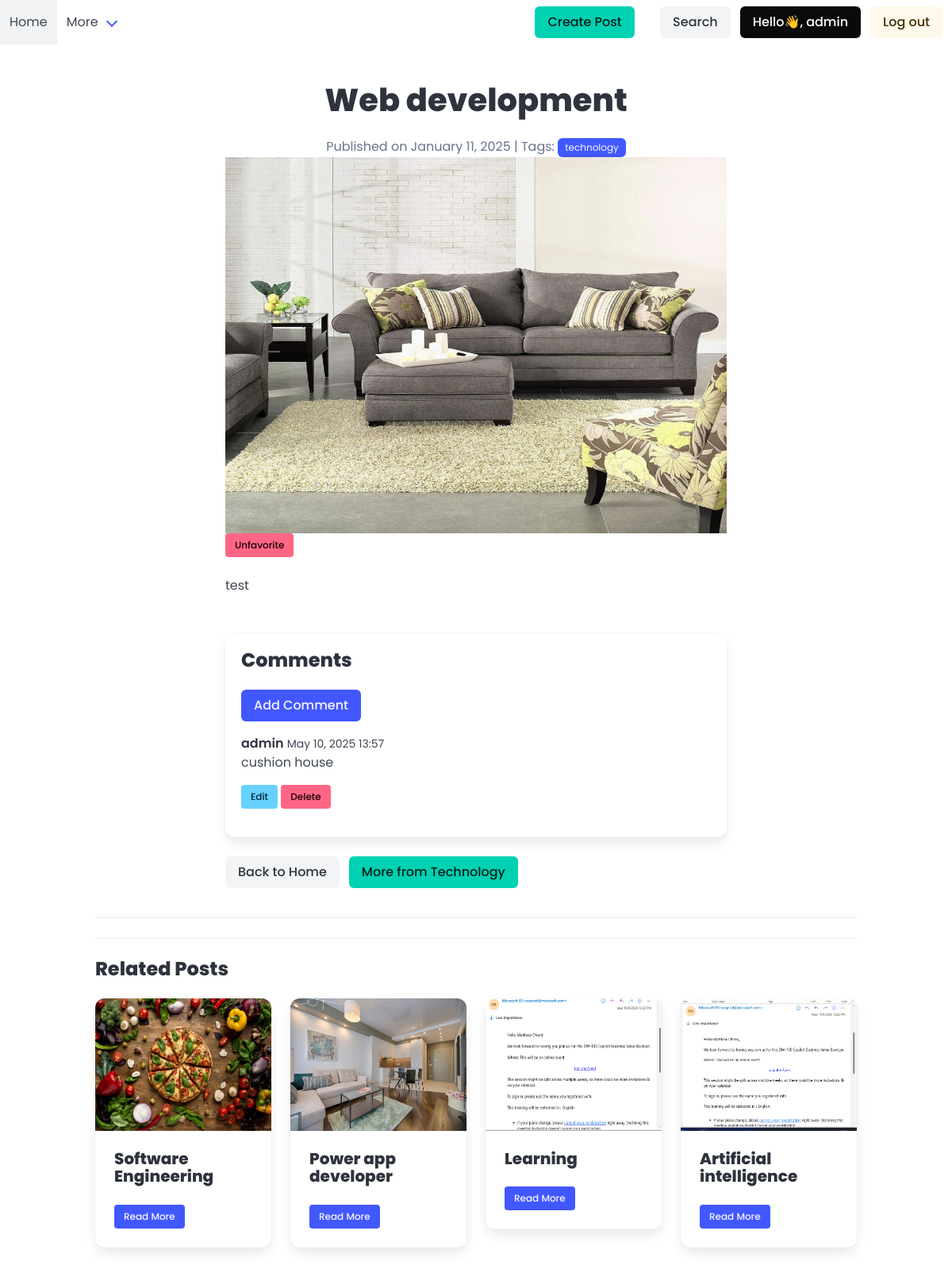
Page /web-development/ (signed in) on the committed database.
### base/models.py (models this page shows, shortened)
class Post(models.Model):
    title = models.CharField(max_length=300,verbose_name='Title')
    slug = models.SlugField(unique=True)
    content = RichTextUploadingField(verbose_name='Content')
    author = models.CharField(verbose_name="Created by", default="Anonymous",max_length=200)
    status = models.CharField(choices =STATUS_CHOICES,default='draft',max_length=10,verbose_name='status')
    publication_date = models.DateTimeField(verbose_name='Created',default=now)
    category = models.ForeignKey(Category,on_delete= models.CASCADE,verbose_name='Category')
    picture = models.ImageField(upload_to='uploads/%Y/%m/%d',null=True,blank=True)
    tags = models.ManyToManyField(Tag)
    likes = models.PositiveIntegerField(default=0)
    class Meta:
        verbose_name='Post'
        verbose_name_plural = 'Posts'
    def get_absolute_url(self):
        return reverse("bulletins",args=[self.slug])

class Tag(models.Model):
    title = models.CharField(max_length=200,verbose_name='Tag')
    slug = models.SlugField(max_length=200,unique=True)
    class Meta:
        verbose_name='Tag'
        verbose_name_plural = 'Tags'

class Comment(models.Model):
    user = models.ForeignKey(User,on_delete=models.CASCADE,null=True,blank=True)
    text = models.CharField(max_length=1000,verbose_name='Comment')
    post = models.ForeignKey(Post,on_delete=models.CASCADE,related_name='comments')
    created = models.DateTimeField(auto_now_add=True)
    class Meta:
        ordering = ['-created']

class Category(models.Model):
    title = models.CharField(max_length=100,verbose_name='Title')
    slug = models.SlugField(unique=True,max_length=200)
    class Meta:
        verbose_name='Category'
        verbose_name_plural = 'Categories'

### base/views.py (the view)
# urls.py: path('<slug:post_slug>/',views.PostDetails,name='bulletins'),
@login_required
def PostDetails(request, post_slug):
    post = get_object_or_404(Post, slug=post_slug)
    comments = Comment.objects.filter(post=post).order_by('-created')
    profile = Profile.objects.get(user=request.user)
    is_favorite = profile.favorite_posts.filter(slug=post_slug).exists()
    if request.method == 'POST':
        if is_favorite:
            profile.favorite_posts.remove(post)
        else:
            profile.favorite_posts.add(post)
        return redirect('bulletins', post_slug=post_slug)  # Redirect to refresh the page
    related_posts = Post.objects.filter(
        category=post.category, status='published'
    ).exclude(id=post.id)[:4]
    context = {'posts': post, 'related_posts': related_posts, 'is_favorite': is_favorite, 'comments': comments}
    return render(request, 'post_detail.html', context)

### base/templates/post_detail.html (shortened to what this page needs)
{% extends "base.html" %}
{% block content %}
<section class="section">
    <div class="container">
        <div class="columns is-centered">
            <div class="column is-8">
                <h1 class="title is-2 has-text-centered">{{ posts.title }}</h1>
                <p class="has-text-centered has-text-grey">
                    <span>Published on {{ posts.publication_date|date:'F j, Y' }}</span>
                    {% if posts.tags.exists %}
                    | Tags:
                    {% for tag in posts.tags.all %}
                    <a href="{{ tags.get_absolute_url }}" class="tag is-link">{{ tag.title }}</a>
                    {% endfor %}
                    {% endif %}
                </p>
                {% if posts.picture %}
                <figure class="image is-4by3">
                    <img src="{{ posts.picture.url }}" alt="{{ posts.title }}">
                </figure>
                {% endif %}
                <form id="favorite-form" action="" method="post">
                    <a onclick="document.getElementById('favorite-form').submit();"
                       class="button is-small {% if is_favorite %}is-danger{% else %}is-success{% endif %}">
                        <span>{% if is_favorite %}Unfavorite{% else %}Favorite{% endif %}</span>
                    </a>
                </form>
                <div class="content mt-5">
                    {{ posts.content| safe }}
                </div>
<div class="box mt-6">
    <h2 class="title is-4">Comments</h2>
    {% if user.is_authenticated %}
        <a href="{% url 'create-comment' posts.slug %}" class="button is-link mb-4">Add Comment</a>
    {% else %}
        <p class="has-text-grey">Login to post a comment.</p>
    {% endif %}
    <div class="comments-list">
        {% for comment in comments %}
            <article class="media mb-4">
                <div class="media-content">
                    <div class="content">
                        <p>
                            <strong>{{ comment.user.username }}</strong>
                            <small>{{ comment.created|date:"F j, Y H:i" }}</small>
                            <br>
                            {{ comment.text }}
                            {% if user.is_authenticated and user == comment.user %}
                                <div>
                                    <a href="{% url 'update-comment' comment.id %}" class="button is-small is-info">Edit</a>
                                    <a href="{% url 'delete-comment' comment.id %}" class="button is-small is-danger">Delete</a>
                                </div>
                            {% endif %}
                        </p>
                    </div>
                </div>
            </article>
        {% empty %}
            <p class="has-text-grey">No comments yet. Be the first to comment!</p>
        {% endfor %}
    </div>
</div>
                <div class="buttons mt-5">
                    <a href="{% url 'index' %}" class="button is-light">Back to Home</a>
                    {% if posts.category %}
                    <a href="{{ bulletins.category.get_absolute_url }}" class="button is-primary">
                        More from {{ posts.category.title }}
                    </a>
                    {% endif %}
                </div>
            </div>
        </div>
        <hr>
<hr>
<div class="columns">
    <div class="column">
        <h2 class="title is-4">Related Posts</h2>
        <div class="columns is-multiline">
            {% for related_post in related_posts %}
            <div class="column is-3">
                <div class="card">
                    <div class="card-image">
                        <figure class="image is-4by3">
                            {% if related_post.picture %}
                            <img src="{{ related_post.picture.url }}" alt="Related Post Image">
                            {% endif %}
                        </figure>
                    </div>
                    <div class="card-content">
                        <p class="title is-5">{{ related_post.title }}</p>
                        <a href="{{ related_post.get_absolute_url }}" class="button is-link is-small">
                            Read More
                        </a>
                    </div>
                </div>
            </div>
            {% endfor %}
        </div>
    </div>
</div>
    </div>
</section>
{% endblock content %}

### templates/navbar.html (shortened to what this page needs)
<nav class="navbar" role="navigation" aria-label="main navigation">
    <div id="navbarBasicExample" class="navbar-menu">
      <div class="navbar-start">
        <a class="navbar-item" href="/">
          Home
        </a>
        <div class="navbar-item has-dropdown is-hoverable">
          <a class="navbar-link">
            More
          </a>
        </div>
      </div>
      <div class="navbar-end">
        <div class="navbar-item">
          <div class="buttons">
         {% if user.is_authenticated and user.is_staff or user.is_superuser %}
                 <a class="button is-primary" href="{% url 'posts' %}">
                Create Post
              </a>
              {% endif %}
            <button id="search-modal-trigger">
              <span class="icon is-small">
              </span>
              <a class="button is-light">
                Search
              </a>
          </button>
              {% if user.is_authenticated %}
              <a class="button is-black" href="{% url 'profile' %}">
                Hello👋,  {{ user.username }}
              </a>
              <a class="button is-warning is-light" href="{% url 'logout' %}">
                Log out
              </a>
            {% endif %}
          </div>
        </div>
      </div>
    </div>
  </nav>

### templates/base.html (style rules this page uses)
body { font-family: 'Poppins', sans-serif; }

### rows in the picture
Post: title "Web development", publication_date "January 11, 2025", picture (picture), content "test", category "Technology"
Tag: title "technology"
Comment: user.username "admin", created "May 10, 2025 13:57", text "cushion house", shows "Edit"
Post: picture (picture), title "Software Engineering"
Post: picture (picture), title "Power app developer"
Post: picture (picture), title "Learning"
Post: picture (picture), title "Artificial intelligence"

### other values in the picture
{{ user.username }} "admin"
